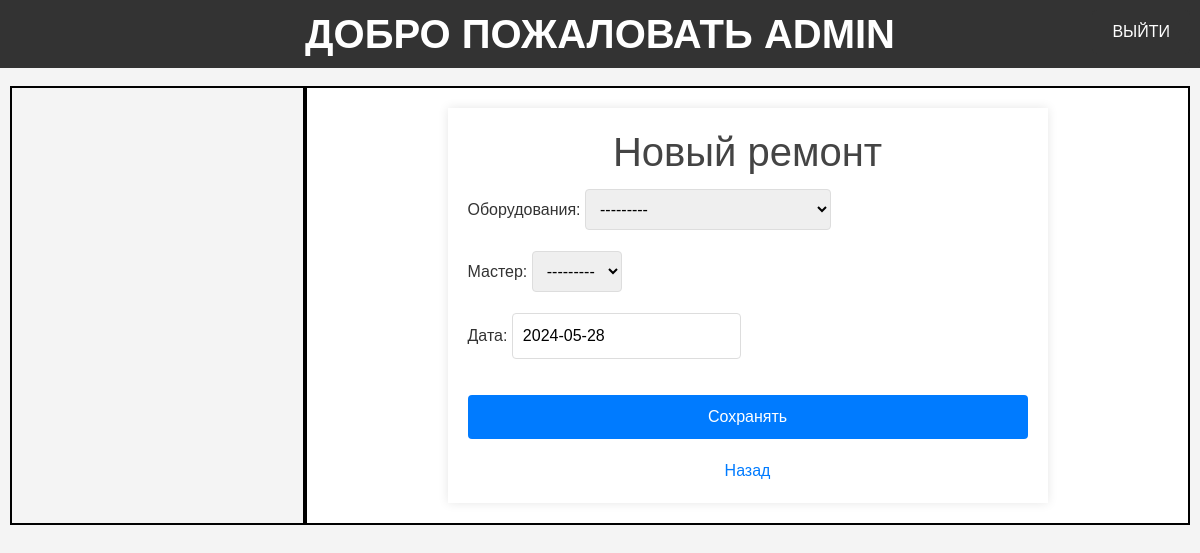
The app's page /tamirlash/qosh/ (signed in), older data.
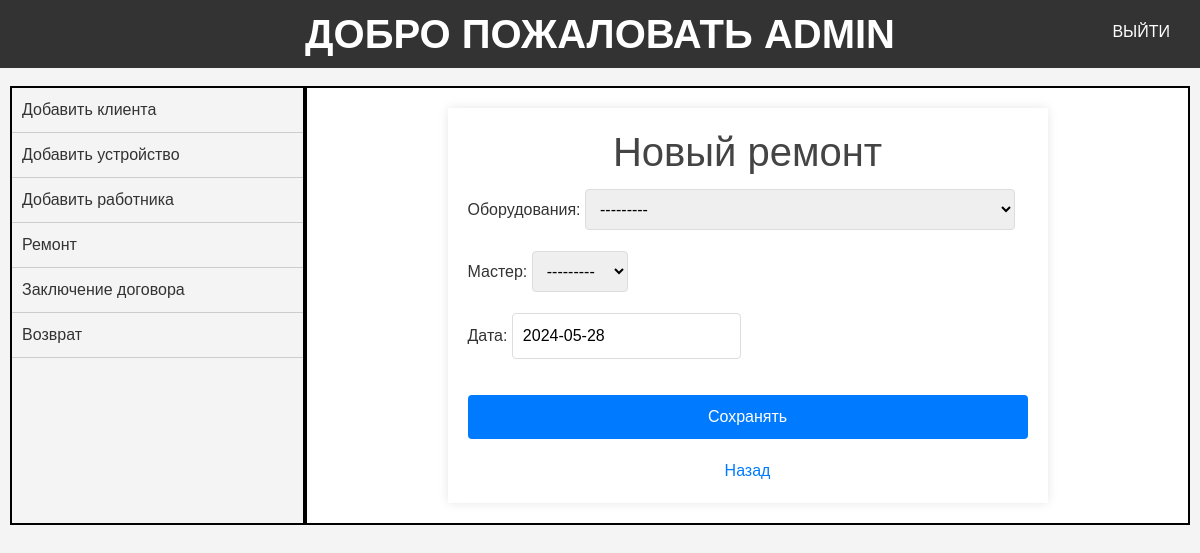
The same page, newer data.
### rental/views.py (the view, shortened to what this page needs)
# urls.py: path('tamirlash/qosh/', TamirlashQoshView.as_view(), name='tamirlash_qosh'),
class TamirlashQoshView(LoginRequiredMixin,View):
    def get(self, request):
        tamirlash_form = TamirlashForm()
        tamirlash = Tamirlash.objects.all()
        return render(request, 'tamirlash_form.html', {'form': tamirlash_form, 'tamirlash': tamirlash})

### rental/forms.py
class TamirlashForm(forms.ModelForm):
    class Meta:
        model = Tamirlash
        fields = ['qurilma','user','sana']
        labels = {
            'qurilma':'Оборудования',
            'user':'Мастер',
            'sana':'Дата'
        }

### rental/models.py (called while the page is built)
    def __str__(self):
        return self.nomi

    def __str__(self):
        return self.username

### templates/tamirlash_form.html (shortened to what this page needs)
{% extends 'home.html' %}
{% block content %}
<html lang="en">
<head>
</head>
<body>
    <div class="container">
        <h1>Новый ремонт</h1>
        <form method="post">
            {{ form.as_p }}
            <button type="submit">Сохранять</button>
        </form>
        <div class="back-link">
            <a href="{% url 'tamirlash' %}">Назад</a>
        </div>
    </div>
</body>
</html>
{% endblock %}

### templates/home.html (shortened to what this page needs)
<!DOCTYPE html>
{%load static%}
<html lang="en">
<head>
    <link rel="stylesheet" href="https://stackpath.bootstrapcdn.com/bootstrap/4.5.2/css/bootstrap.min.css">
</head>
<body>
    <h1 class="title"> Добро пожаловать {{request.user.username}}</h1>
    <a href="{% url 'logout'%}">ВЫЙТИ</a>
    <main class="layout">
        <section class="first">
            {% if request.user.lavozimi == "Admin"%}
            <ul>
                <li><a href="{% url 'mijoz'%}">Добавить клиента</a></li>
                <li><a href="{% url 'qurilmalar'%}">Добавить устройство</a></li>
                <li><a href="{% url 'ishchilar'%}">Добавить работника</a></li>
                <li><a href="{% url 'tamirlash'%}">Ремонт</a></li>
                <li><a href="{% url 'prokot'%}">Заключение договора</a></li>
                <li><a href="{% url 'qaytarish'%}">Возврат</a></li>
            </ul>
            {%endif%}
        </section>
        <section class="second">
            {%block content%}
            {%endblock content%}
        </section>
    </main>
</body>
</html>

Row changes from the older to the newer data that the page shows:
changed CustomUser "ADMIN": lavozimi empty → "Admin" (drawn)
Text that changed along with them:
text now shown: "Добавить клиента Добавить устройство Добавить работника Ремонт Заключение договора Возврат"
